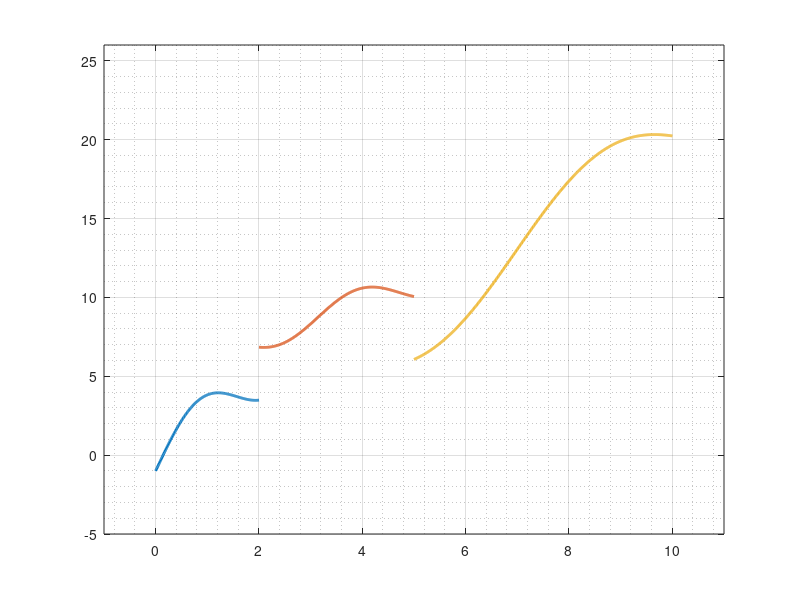

The MATLAB script that drew this image: (Note: this script raises an error after producing the figure.)
x1 = 0:0.01:2;
y1 = 3*x1 + 2*sin(2*x1)-1;

x2 = 2:0.01:5;
y2 = x2 + sin(2*x2)+5.6;

x3 = 5:0.01:10;
y3 = 2*x3 + 3*sin(0.9*x3) - 1;

x = [x1, x2, x3];
y = [y1, y2, y3];

%%
figure;
hold on;
box on;
grid on;
grid minor;
xlim([-1 11])
ylim([-5 26])
plot(x1, y1, 'LineWidth', 2);
plot(x2, y2, 'LineWidth', 2);
plot(x3, y3, 'LineWidth', 2);
fig = gcf;
fig.PaperUnits = 'inches';
fig.PaperSize = [3 2];
fig.PaperPosition = [0 0 3 2];
print('FitDemo_1','-dpdf','-r0')

%%
% Fit line
p_line = polyfit(x, y, 1);
x_line = 0:0.01:10;
y_line = polyval(p_line, x_line);

close all;
figure;
hold on;
box on;
grid on;
grid minor;
xlim([-1 11])
ylim([-5 26])
plot(x1, y1, 'LineWidth', 2);
plot(x2, y2, 'LineWidth', 2);
plot(x3, y3, 'LineWidth', 2);
plot(x_line, y_line, 'k', 'LineWidth', 1.5);
fig = gcf;
fig.PaperUnits = 'inches';
fig.PaperSize = [3 2];
fig.PaperPosition = [0 0 3 2];
print('FitDemo_2','-dpdf','-r0')
%%
% Fit curves
close all;
figure;
hold on;
box on;
grid on;
grid minor;
xlim([-1 11])
ylim([-5 26])
plot(x1, y1, 'LineWidth', 2);
plot(x2, y2, 'LineWidth', 2);
plot(x3, y3, 'LineWidth', 2);

p1_curve = polyfit(x1, y1, 2);
x1_curve = 0:0.01:2;
y1_curve = polyval(p1_curve, x1_curve);
plot(x1_curve, y1_curve, 'k', 'LineWidth', 1.5);

p2_curve = polyfit(x2, y2, 2);
x2_curve = 2:0.01:5;
y2_curve = polyval(p2_curve, x2_curve);
plot(x2_curve, y2_curve, 'k', 'LineWidth', 1.5);

p3_curve = polyfit(x3, y3, 2);
x3_curve = 5:0.01:10;
y3_curve = polyval(p3_curve, x3_curve);
plot(x3_curve, y3_curve, 'k', 'LineWidth', 1.5);

plot([2, 2], [-5, 25], '-.b');
plot([5, 5], [-5, 25], '-.b');
plot([10, 10], [-5, 25], '-.b');
fig = gcf;
fig.PaperUnits = 'inches';
fig.PaperSize = [3 2];
fig.PaperPosition = [0 0 3 2];
print('FitDemo_3','-dpdf','-r0')